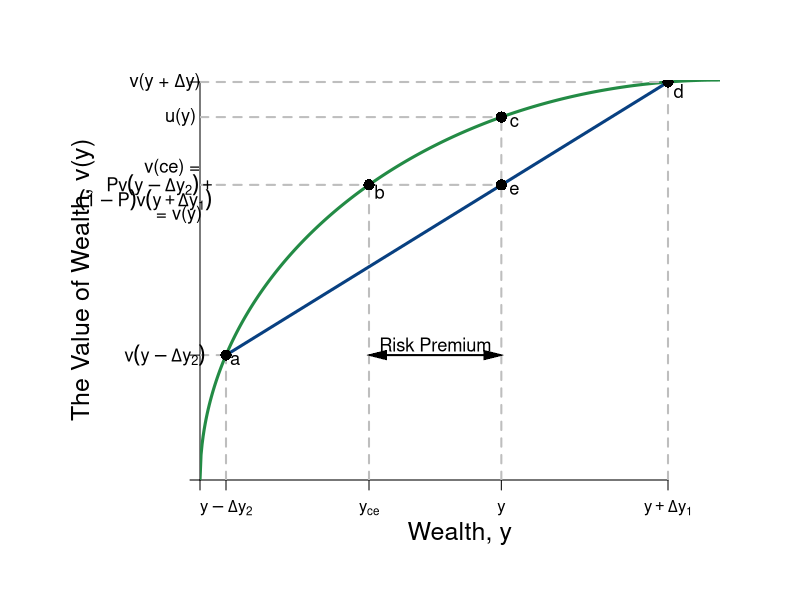

This chart was generated by the following R code:
#Graph Designer(s): Simon Halliday & Riley Boeth '17
#Authors: Bowles, Foley and Halliday
#Title: Coordination, Conflict and Competition: A Text in Microeconomics

library(shape)
pdf(file = "risk/figure4_3.pdf", width = 10, height = 8)

#Set parameters for graphics
axislabelsize <- 1.5
labelsize <- 1.1
graphlinewidth <- 3
segmentlinewidth <- 2

COL <- c("#7fc97f", "#beaed4", "#fdc086", "#ffff99", "#386cb0", "#f0027f", "#bf5b17", "#666666")
COLA <- c("#e0f3db", "#99d8c9","#66c2a4","#41ae76", "#238b45", "#005824")
COLB <- c("#4eb3d3", "#2b8cbe", "#0868ac","#084081")

#Edited the margins to cater for the larger LHS labels
par(mar =  c(6, 10, 4, 4))

#Concave utility of wealth function

ConcaveU <- function(x,y){
  (1600-(x-40)^2)^(1/2)
}

#Add limits on axes and levels of utility for each indifference curve
ylims <- c(0, 40)
xlims <- c(0, 40)

npts <- 501 
x <- seq(xlims[1], xlims[2], length.out = npts)
y <- seq(ylims[1], ylims[2], length.out = npts) 

plot(0, 0, xlim = xlims, ylim = ylims, type = "n",
     xlab = expression(paste("")),
     ylab = expression(paste("")), 
     xaxt = "n", 
     yaxt = "n", 
     cex.lab = axislabelsize, 
     bty = "n", 
     xaxs="i", 
     yaxs="i"
)

#x and y limits with plain axes without ticks/numbers to match previous graph

ticksy <- c(0, ConcaveU(2), ConcaveU(36))
ylabels <- c(NA, NA)
ticksx <- c(0, 2, 13, 23.18, 36)
xlabels <- c(NA, expression(paste(y - Delta*y[2])), expression(paste(y[ce])), expression(paste(y)), expression(paste(y + Delta*y[1])))

axis(1,at = ticksx,  pos = 0, labels = xlabels)
axis(2,at = ticksy,  pos = 0, labels = FALSE, las = 1)

npts <- 500 
xx1 <- seq(xlims[1], xlims[2], length.out = npts)
xx2 <- seq(0, xlims[2], length.out = npts)
xx3 <- seq(xlims[1], 0, length.out = npts)
xx4 <- seq(-11, 0, length.out = npts)

#Axis labels and draw linear utility function
mtext(expression(paste("Wealth, y")), side = 1, line = 2.5, cex = axislabelsize)
text(-9, 0.5*ylims[2], expression(paste("The Value of Wealth, v(y)")), xpd = TRUE, cex = axislabelsize, srt = 90) 

lines(xx1, ConcaveU(xx1, y), col = COLA[5], lwd = graphlinewidth)

#Add line from pt a to pt c

segments(2, ConcaveU(2), 36, ConcaveU(36), lty = 1, col = COLB[4] , lwd = graphlinewidth)


#Label 5 points on line

text(2.7, ConcaveU(2)-.5, expression(paste("a")), cex = labelsize)
segments(2, 0, 2, ConcaveU(2), lty = 2, col = "gray", lwd = segmentlinewidth)
segments(0, ConcaveU(2), 2, ConcaveU(2), lty = 2, col = "gray", lwd = segmentlinewidth)
points(2, ConcaveU(2), pch = 16, col = "black", cex = 1.5)


text(24.18, ConcaveU(23.18)-.5, expression(paste("c")), cex = labelsize)
segments(23.18, 0, 23.18, ConcaveU(23.18), lty = 2, col = "gray", lwd = segmentlinewidth)
segments(0, ConcaveU(23.18), 23.18, ConcaveU(23.18), lty = 2, col = "gray", lwd = segmentlinewidth)
points(23.18, ConcaveU(23.18), pch = 16, col = "black", cex = 1.5)

text(24.18, ConcaveU(13)-.5, expression(paste("e")), cex = labelsize)
segments(0, ConcaveU(13), 23.18, ConcaveU(13), lty = 2, col = "gray", lwd = segmentlinewidth)
points(23.18, ConcaveU(13), pch = 16, col = "black", cex = 1.5)

text(13.8, ConcaveU(13)-.7, expression(paste("b")), cex = labelsize)
segments(13, 0, 13, ConcaveU(13), lty = 2, col = "gray", lwd = segmentlinewidth)
points(13, ConcaveU(13), pch = 16, col = "black", cex = 1.5)

text(36.8, ConcaveU(36)-.9, expression(paste("d")), cex = labelsize)
segments(36, 0, 36, ConcaveU(36), lty = 2, col = "gray", lwd = segmentlinewidth)
segments(0, ConcaveU(36), 36, ConcaveU(36), lty = 2, col = "gray", lwd = segmentlinewidth)
points(36, ConcaveU(36), pch = 16, col = "black", cex = 1.5)

#Label y-sub,x-sub,etc. on axes

#SH: removed these because I could add them to x-axis; y-axis labels cannot be added as usual
#text(36, -.9, expression(paste(y + Delta*y[1])), xpd = TRUE, cex = labelsize)
#text(13, -.9, expression(paste(y[ce])),  xpd = TRUE,  cex = labelsize)
#text(2, -.9, expression(paste(y - Delta*y[2])),  xpd = TRUE,  cex = labelsize)
#text(23.18, -.9, expression(paste(y)),  xpd = TRUE,  cex = labelsize)


text(-2.7, ConcaveU(36), expression(paste("v(y + ",Delta,"y)")), xpd = TRUE, cex = labelsize)
text(-1.95, ConcaveU(13)+1.7, expression(paste("v(ce) = ")),  xpd = TRUE, cex = labelsize)
text(-3, ConcaveU(13), expression(paste(P*v(y- Delta*y[2]) + phantom())),  xpd = TRUE, cex = labelsize)
text(-4.2, ConcaveU(13)-1.5, expression(paste((1 - P)*v*(y + Delta*y[1]))),  xpd = TRUE, cex = labelsize)
text(-1.8, ConcaveU(13)-3, expression(paste(" = v(y)")),  xpd = TRUE, cex = labelsize)
text(-2.7, ConcaveU(2), expression(paste(v(y - Delta*y[2]))),  xpd = TRUE,  cex = labelsize)
text(-1.5, ConcaveU(23.18), expression(paste("u(y)")),  xpd = TRUE,  cex = labelsize)

#Add risk premium distance arrow and label

Arrows(13.6, ConcaveU(2), 22.58, ConcaveU(2), col = "black", lty = 1, lwd = 2, code = 3, arr.type = "triangle", arr.lwd = 0.5)
text((23.18+13)/2, ConcaveU(2)+1, expression(paste("Risk Premium")),  xpd = TRUE,  cex = labelsize)


dev.off()
